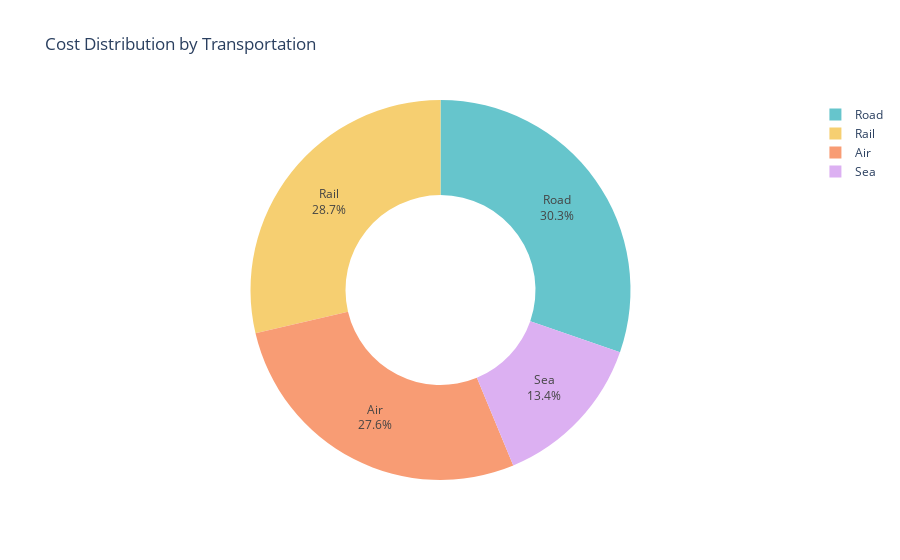

This figure's notebook cell:
### Code cell
transportation = px.pie(df, values='Costs',
                        names='Transportation modes',
                        title='Cost Distribution by Transportation',
                        hole=0.5,
                        color_discrete_sequence=px.colors.qualitative.Pastel)
transportation.update_traces(textposition='inside', textinfo='percent+label')
transportation.show()

### Figure 1 — Plotly figure (JSON) as saved in the notebook; plotly's stock layout.template omitted (floating-point values rounded to 4 significant figures)
{"data": [{"domain": {"x": [0, 1], "y": [0, 1]}, "hole": 0.5, "hovertemplate": "Transportation modes=%{label}<br>Costs=%{value}<extra></extra>", "labels": ["Road", "Road", "Air", "Rail", "Air", "Road", "Sea", "Road", "Sea", "Rail", "Road", "Air", "Road", "Road", "Air", "Sea", "Air", "Air", "Sea", "Road", "Air", "Air", "Rail", "Rail", "Air", "Road", "Rail", "Sea", "Air", "Road", "Road", "Rail", "Road", "Sea", "Road", "Sea", "Air", "Sea", "Air", "Air", "Road", "Sea", "Road", "Air", "Rail", "Rail", "Road", "Rail", "Rail", "Rail", "Rail", "Road", "Air", "Air", "Road", "Sea", "Air", "Rail", "Road", "Air", "Rail", "Air", "Sea", "Sea", "Air", "Rail", "Road", "Sea", "Rail", "Air", "Road", "Road", "Rail", "Road", "Rail", "Air", "Rail", "Road", "Sea", "Air", "Sea", "Rail", "Road", "Road", "Air", "Road", "Rail", "Sea", "Sea", "Rail", "Rail", "Rail", "Rail", "Air", "Rail", "Air", "Road", "Road", "Rail", "Rail"], "legendgroup": "", "name": "", "showlegend": true, "textinfo": "percent+label", "textposition": "inside", "type": "pie", "values": [187.8, 503.1, 141.9, 254.8, 923.4, 235.5, 134.4, 802.1, 505.6, 995.9, 806.1, 126.7, 403.0, 547.2, 929.2, 127.9, 865.5, 670.9, 593.5, 477.3, 493.9, 523.4, 205.6, 196.3, 758.7, 458.5, 617.9, 762.5, 123.4, 764.9, 880.1, 609.4, 761.2, 371.3, 510.4, 553.4, 403.8, 183.9, 339.7, 653.7, 529.8, 275.5, 635.7, 716.0, 610.5, 495.3, 380.4, 581.6, 768.7, 336.9, 496.2, 695.0, 602.9, 750.7, 814.1, 323.0, 832.2, 482.2, 110.4, 312.6, 430.2, 164.4, 320.8, 687.3, 771.2, 555.9, 393.8, 169.3, 299.7, 207.7, 183.3, 405.2, 677.9, 866.5, 341.6, 873.1, 997.4, 852.6, 323.6, 351.5, 787.8, 276.8, 590.0, 683.0, 465.5, 842.7, 264.3, 879.4, 103.9, 517.5, 990.1, 996.8, 230.1, 823.5, 846.7, 778.9, 188.7, 540.1, 882.2, 210.7]}], "layout": {"legend": {"tracegroupgap": 0}, "piecolorway": ["rgb(102, 197, 204)", "rgb(246, 207, 113)", "rgb(248, 156, 116)", "rgb(220, 176, 242)", "rgb(135, 197, 95)", "rgb(158, 185, 243)", "rgb(254, 136, 177)", "rgb(201, 219, 116)", "rgb(139, 224, 164)", "rgb(180, 151, 231)", "rgb(179, 179, 179)"], "title": {"text": "Cost Distribution by Transportation"}}}
